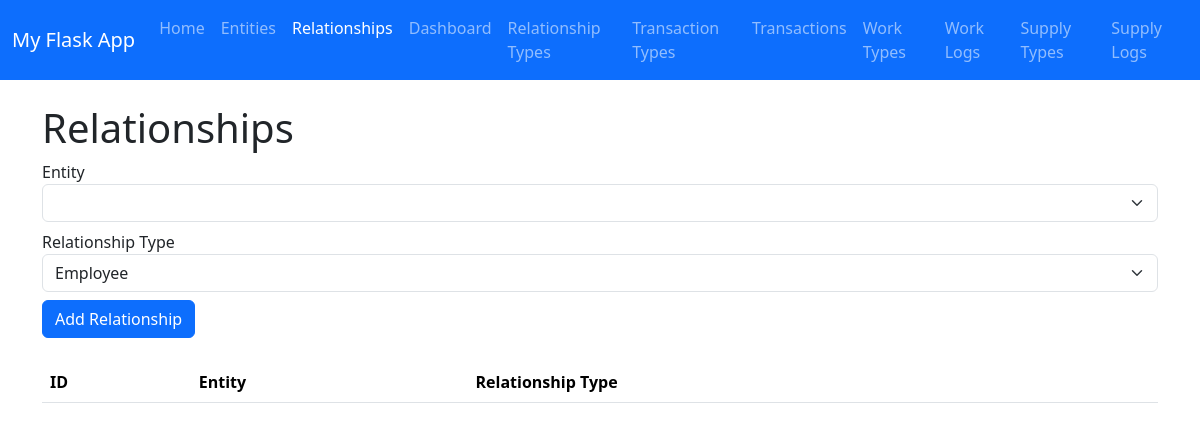
/relationships, run on an earlier commit of the app's database.
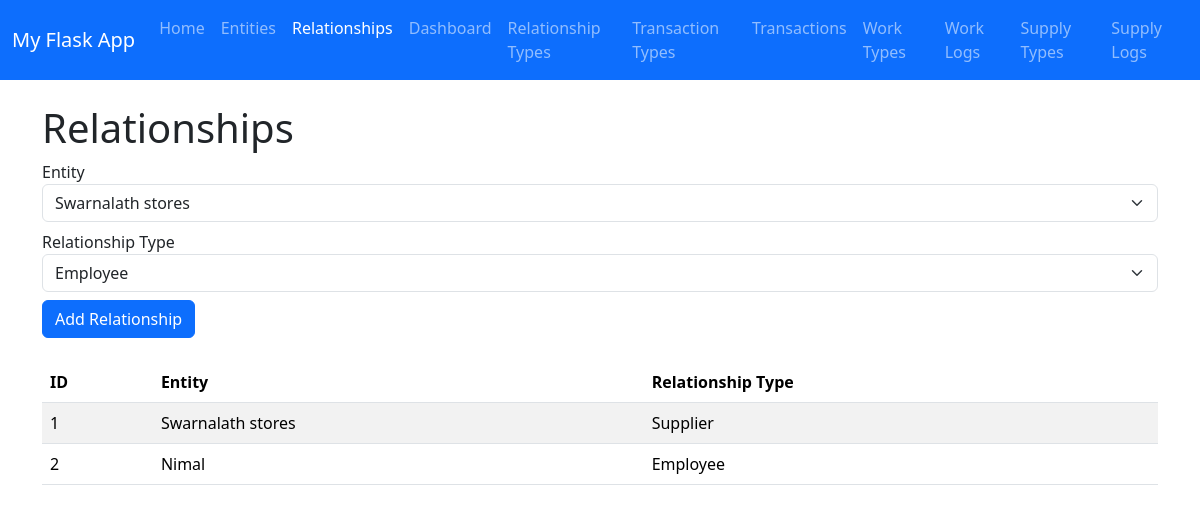
And on a later commit of the database.
### app.py (models this page shows, shortened)
class Relationship(db.Model):
    __tablename__ = "relationship"
    id = db.Column(db.Integer, primary_key=True)  # Unique ID
    entity_id = db.Column(db.Integer, db.ForeignKey('entity.id'), nullable=False)
    relationship_type_id = db.Column(db.Integer, db.ForeignKey('relationship_type.id'), nullable=False)
    entity = db.relationship('Entity', backref='relationships')
    relationship_type = db.relationship('RelationshipType')

class Entity(db.Model):
    id = db.Column(db.Integer, primary_key=True)  # Unique ID
    name = db.Column(db.String(100), nullable=False)
    email = db.Column(db.String(120), nullable=False, unique=True)
    phone = db.Column(db.String(20), nullable=False)
    address = db.Column(db.String(200), nullable=True)  # New attribut

class RelationshipType(db.Model):
    __tablename__ = "relationship_type"
    id = db.Column(db.Integer, primary_key=True)  # Unique ID
    name = db.Column(db.String(100), nullable=False, unique=True)
    description = db.Column(db.String(250), nullable=True)

### app.py (the view)
@app.route("/relationships")
def relationships():
    all_relationships = Relationship.query.all()
    entities = Entity.query.all()   # <-- this must fetch all entities
    types = RelationshipType.query.all()
    return render_template(
        "relationships.html",
        title="Relationships",
        relationships=all_relationships,
        entities=entities,
        types=types
    )

### templates/relationships.html
{% extends "base.html" %}
{% block content %}
<h1>Relationships</h1>
<form method="POST" action="{{ url_for('add_relationship') }}" class="mb-4">
    <div class="mb-2">
        <label>Entity</label>
        <select name="entity_id" class="form-select" required>
            {% for e in entities %}
            <option value="{{ e.id }}">{{ e.name }}</option>
            {% endfor %}
        </select>
    </div>
    <div class="mb-2">
        <label>Relationship Type</label>
        <select name="relationship_type_id" class="form-select" required>
            {% for t in types %}
            <option value="{{ t.id }}">{{ t.name }}</option>
            {% endfor %}
        </select>
    </div>
    <button type="submit" class="btn btn-primary">Add Relationship</button>
</form>
<table class="table table-striped">
    <thead>
        <tr>
            <th>ID</th>
            <th>Entity</th>
            <th>Relationship Type</th>
        </tr>
    </thead>
    <tbody>
        {% for r in relationships %}
        <tr>
            <td>{{ r.id }}</td>
            <td>{{ r.entity.name }}</td>
            <td>{{ r.relationship_type.name }}</td>
        </tr>
        {% endfor %}
    </tbody>
</table>
{% endblock %}

What changed in the data, as far as the page shows it:
added Relationship: id "1", entity.name "Swarnalath stores", relationship_type.name "Supplier"
added Relationship: id "2", entity.name "Nimal", relationship_type.name "Employee"
Also different on the page:
form field entity_id: (not shown) → "Swarnalath stores"
